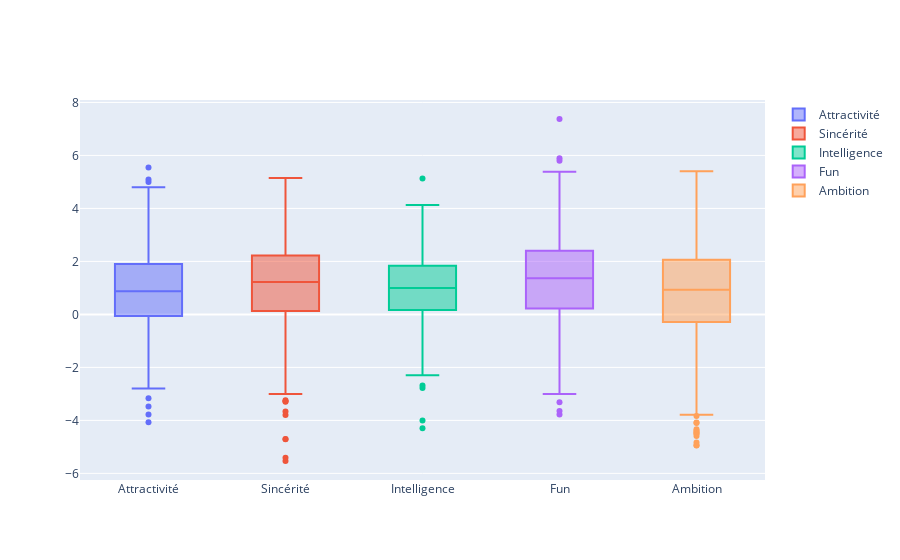

The cell this chart's notebook holds for it:
### Code cell
# Boxplot des différents écarts
fig = go.Figure()
fig.add_trace(
    go.Box(
        name='Attractivité',
        y=ecarts_predi['diff_attr']
    )
)
fig.add_trace(
    go.Box(
        name='Sincérité',
        y=ecarts_predi['diff_sinc']
    )
)
fig.add_trace(
    go.Box(
        name='Intelligence',
        y=ecarts_predi['diff_intel']
    )
)
fig.add_trace(
    go.Box(
        name='Fun',
        y=ecarts_predi['diff_fun']
    )
)
fig.add_trace(
    go.Box(
        name='Ambition',
        y=ecarts_predi['diff_amb']
    )
)
fig.show()

### Figure 1 — Plotly figure (JSON) as saved in the notebook; plotly's stock layout.template omitted (floating-point values rounded to 4 significant figures; data arrays with more than 128 entries replaced by an {"elided": "..."} marker saying what was removed)
{"data": [{"name": "Attractivité", "type": "box", "y": {"elided": "551 float values"}}, {"name": "Sincérité", "type": "box", "y": {"elided": "551 float values"}}, {"name": "Intelligence", "type": "box", "y": {"elided": "551 float values"}}, {"name": "Fun", "type": "box", "y": {"elided": "551 float values"}}, {"name": "Ambition", "type": "box", "y": {"elided": "551 float values"}}], "layout": {}}
